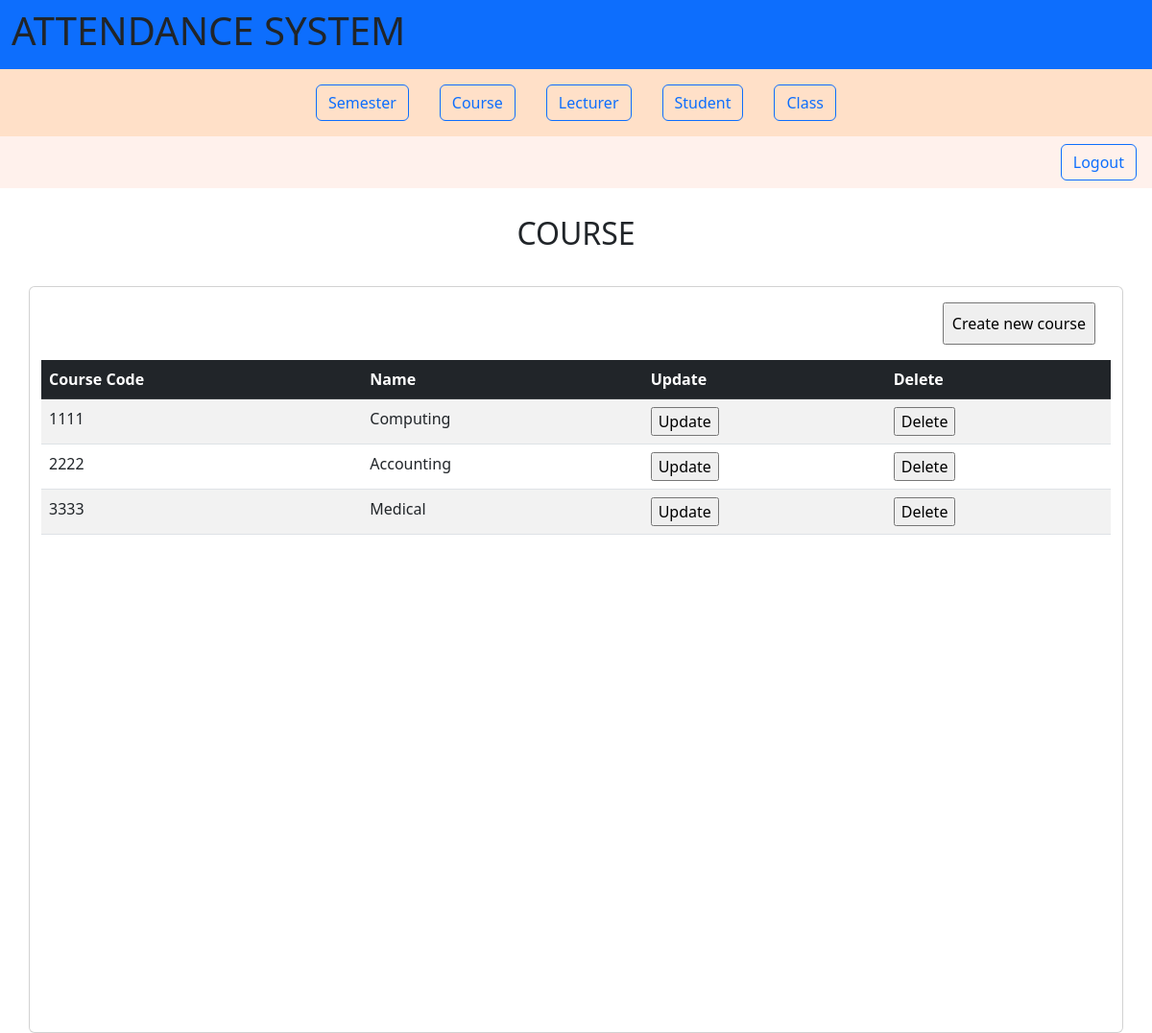
/courses/ (signed in), run on the app's committed database.
### attendance/models.py (models this page shows, shortened)
class Course(models.Model):
    code = models.CharField(max_length=50)
    name = models.CharField(max_length=100)

### attendance/views.py (the view)
# urls.py: path('courses/', coursesList.as_view(), name='courses_list'),
class coursesList(ListView):
    model = Course
    template_name = 'course_list.html'

### attendance/templates/course_list.html (shortened to what this page needs)
{% extends "base.html" %}
{% block content %}
    {% if user.is_superuser %}
    <section class="mt-2 p-3 d-flex justify-content-center pb-4">
        <div class="col-0  m-1">
            <h2>COURSE</h2>
        </div>
    </section>
    <div class="card container">
        <div class="col-0 align-self-end m-3">
            <form action="{% url 'course_create' %}">
                <input type="submit" value="Create new course" class="p-2">
            </form>
        </div>
         <div class="table-responsive table-scroll" data-mdb-perfect-scrollbar="true" style="position: relative; height: 700px">
                <table class="table table-striped mb-0 card-body p-0">
                    <thead class="table-dark  ">
                        <tr>
                            <th scope="col">Course Code</th>
                            <th scope="col">Name</th>
                            <th scope="col">Update</th>
                            <th scope="col">Delete</th>
                        </tr>
                    </thead>
                    <tbody>
                        {% for course in object_list %}
                            <tr>
                                <td>
                                    {{ course.code }}
                                </td>
                                <td>
                                    {{ course.name }}
                                </td>
                                <td>
                                    <form action="{% url 'course_update' course.id %}">
                                        <input type="submit" value="Update">
                                    </form>
                                </td>
                                <td>
                                    <form action="{% url 'course_delete' course.id %}">
                                        <input type="submit" value="Delete">
                                    </form>
                                </td>
                            </tr>
                        {% endfor %}
                    </tbody>
                </table>
         </div>
    </div>
    {% else %}
        <h1>You does not have authentication</h1>
    {% endif %}
{% endblock %}

### data on the page
Course: code "1111", name "Computing"
Course: code "2222", name "Accounting"
Course: code "3333", name "Medical"
